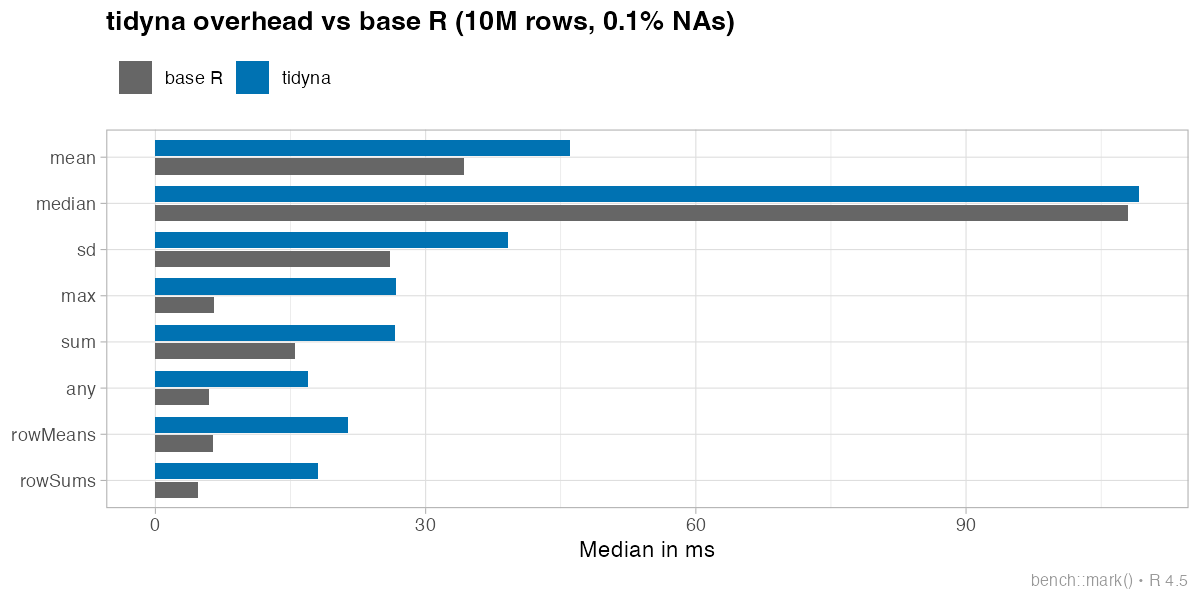

Source code (R):
# Benchmark: tidyna overhead vs base R
# Uses bench::mark() per Advanced R recommendations
# https://adv-r.hadley.nz/perf-measure.html

library(bench)
library(ggplot2)
library(cli)

set.seed(97873)
n <- 1e7
na_rate <- 0.001

x_na <- rnorm(n)
x_na[sample(n, n * na_rate)] <- NA

y_na <- rnorm(n)
y_na[sample(n, n * na_rate / 2)] <- NA

mat_na <- matrix(rnorm(n), nrow = 1000)
mat_na[sample(length(mat_na), 100)] <- NA

# All FALSE so base::any() has the worst case
lgl_na <- rep(FALSE, n)
lgl_na[sample(n, n * na_rate)] <- NA

options(tidyna.warn = FALSE)

cli_h1("Benchmarks (10M elements, 0.1% NAs)")

results <- bench::mark(
  # Summary
  `base::mean` = base::mean(x_na, na.rm = TRUE),
  `tidyna::mean` = tidyna::mean(x_na),

  `base::sum` = base::sum(x_na, na.rm = TRUE),
  `tidyna::sum` = tidyna::sum(x_na),

  `base::median` = stats::median(x_na, na.rm = TRUE),
  `tidyna::median` = tidyna::median(x_na),

  `base::sd` = stats::sd(x_na, na.rm = TRUE),
  `tidyna::sd` = tidyna::sd(x_na),

  # Extrema
  `base::max` = base::max(x_na, na.rm = TRUE),
  `tidyna::max` = tidyna::max(x_na),

  # Logical
  `base::any` = base::any(lgl_na, na.rm = TRUE),
  `tidyna::any` = tidyna::any(lgl_na),

  # Row functions (1000 x 10000 matrix)
  `base::rowMeans` = base::rowMeans(mat_na, na.rm = TRUE),
  `tidyna::rowMeans` = tidyna::rowMeans(mat_na),

  `base::rowSums` = base::rowSums(mat_na, na.rm = TRUE),
  `tidyna::rowSums` = tidyna::rowSums(mat_na),

  check = FALSE,
  time_unit = "ms"
)

print(results[, 1:5])

# --- Chart -----------------
plot_data <- data.frame(
  expression = as.character(results$expression),
  median_ms = as.numeric(results$median)
)
plot_data$package <- ifelse(grepl("tidyna", plot_data$expression), "tidyna", "base R")
plot_data$fn <- sub("^.*::", "", plot_data$expression)

fn_order <- c("mean", "median", "sd", "max", "sum", "cor", "any", "rowMeans", "rowSums")
plot_data$fn <- factor(plot_data$fn, levels = rev(fn_order))

p <- ggplot(plot_data, aes(x = fn, y = median_ms, fill = package)) +
  geom_col(position = position_dodge(width = 0.8), width = 0.7) +
  coord_flip() +
  scale_fill_manual(
    values = c("base R" = "#666666", "tidyna" = "#0072B2")
  ) +
  labs(
    title = "tidyna overhead vs base R (10M rows, 0.1% NAs)",
    x = NULL,
    y = "Median in ms",
    fill = NULL,
    caption = "bench::mark() \u2022 R 4.5"
  ) +
  theme_light(base_size = 11) +
  theme(
    legend.position = "top",
    legend.justification = "left",
    plot.title = element_text(face = "bold", size = 13),
    plot.caption = element_text(color = "#999999", size = 8)
  )

ggsave("benchmarks/overhead.png", p, width = 8, height = 4, dpi = 150)
cli_alert_success("Chart saved to benchmarks/overhead.png")
